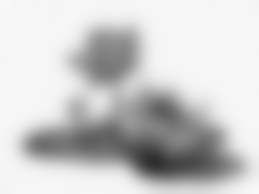
#> input picture image.jpeg, 259 x 194 px
$ jupyter execute 'image - pencil sketch.ipynb'   (shell and % lines are left out)
#> lines starting #> are read from the running program, lines starting #| are printed output that depends on the picture
[cell 1]
import cv2
import numpy as np

[cell 2]
img = cv2.imread('image.jpeg')
#> img is the input picture: shape (194, 259, 3); min 45, max 249, mean 203.5

[cell 3]
img

[cell 4]
from PIL import Image

def get_image_info(image_path):
    with Image.open(image_path) as img:
#> img: PIL image 259x194 L
        image_format = img.format  # Image format (e.g., JPEG, PNG)
#> image_format = 'JPEG'
        image_size = img.size  # Image size (width, height)
#> image_size = (259, 194)
        image_mode = img.mode  # Image mode (e.g., RGB, L)
#> image_mode = 'L'

    return image_format, image_size, image_mode

# Path to your image file
path_to_image = "C:\\Users\\Lakshmi\\Untitled Folder 1\\image.jpeg"  # Replace with your image file path
image_format, image_size, image_mode = get_image_info(path_to_image)
#> image_format = 'JPEG'; image_size = (259, 194); image_mode = 'L'

print(f"Image Format: {image_format}")
#| Image Format: JPEG
print(f"Image Size: {image_size}")
#| Image Size: (259, 194)
print(f"Image Mode: {image_mode}")
#| Image Mode: L

[cell 5]
gray = cv2.cvtColor(img, cv2.COLOR_BGR2GRAY)

[cell 6]
invert_gray = 255 - gray
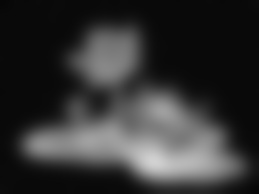
#> invert_gray: shape (194, 259); min 6, max 210, mean 51.5
# Apply Gaussian blur with a smaller kernel size (e.g., 5x5)
blur = cv2.GaussianBlur(invert_gray, (21, 21), 0)

[cell 7]
pencil_sketch = 255 - blur

[cell 8]
cv2.imwrite('image.jpeg', pencil_sketch)
#> Out = True
